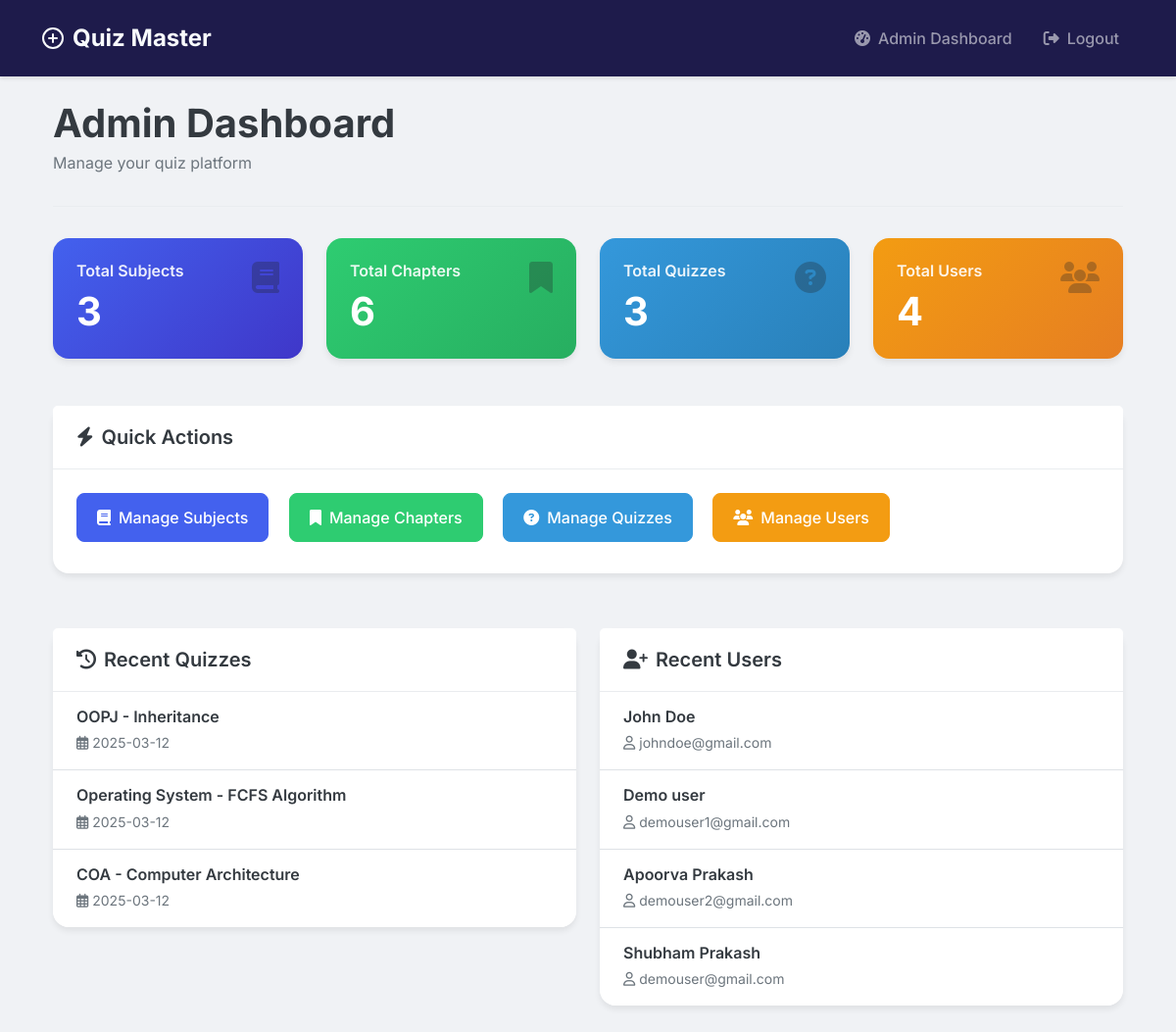
The app's page /admin/dashboard (signed in), older data.
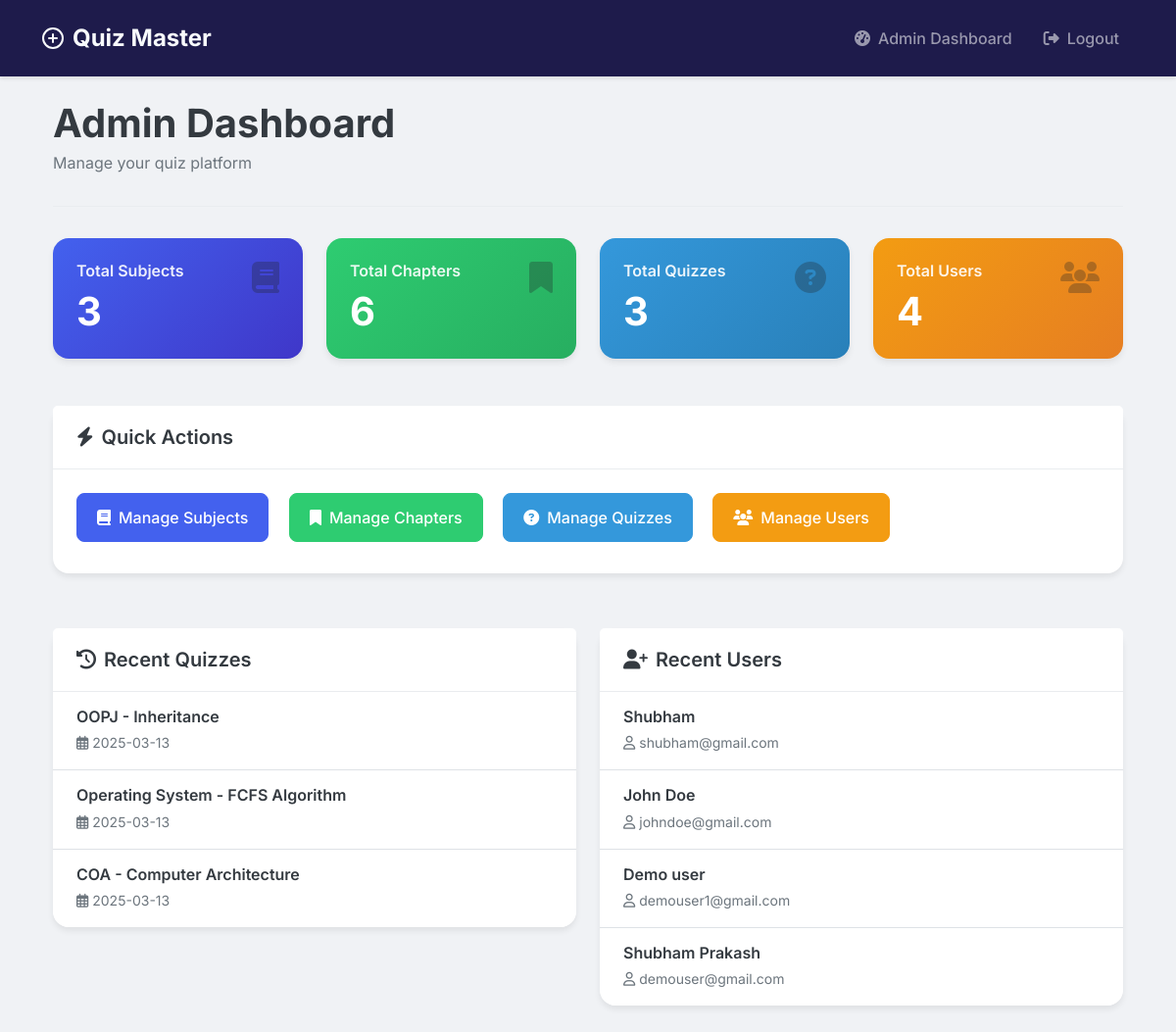
The same page, newer data.
### models/models.py (models this page shows)
class Quiz(db.Model):
    id = db.Column(db.Integer, primary_key=True)
    chapter_id = db.Column(db.Integer, db.ForeignKey('chapter.id'), nullable=False)
    date_of_quiz = db.Column(db.Date, nullable=False)
    time_duration = db.Column(db.Interval, nullable=False)
    remarks = db.Column(db.Text)
    questions = db.relationship('Question', backref='quiz', cascade='all, delete-orphan', lazy=True)
    scores = db.relationship('Score', backref='quiz', cascade='all, delete-orphan', lazy=True)

class Subject(db.Model):
    id = db.Column(db.Integer, primary_key=True)
    name = db.Column(db.String(100), nullable=False)
    description = db.Column(db.Text)
    chapters = db.relationship('Chapter', backref='subject', cascade='all, delete-orphan', lazy=True)

class Chapter(db.Model):
    id = db.Column(db.Integer, primary_key=True)
    name = db.Column(db.String(100), nullable=False)
    description = db.Column(db.Text)
    subject_id = db.Column(db.Integer, db.ForeignKey('subject.id'), nullable=False)
    quizzes = db.relationship('Quiz', backref='chapter', cascade='all, delete-orphan', lazy=True)

class User(UserMixin, db.Model):
    id = db.Column(db.Integer, primary_key=True)
    username = db.Column(db.String(120), unique=True, nullable=False)
    password = db.Column(db.String(200), nullable=False)
    full_name = db.Column(db.String(100), nullable=False)
    qualification = db.Column(db.String(100))
    dob = db.Column(db.Date)
    is_admin = db.Column(db.Boolean, default=False)
    quiz_scores = db.relationship('Score', backref='user', lazy=True)

### controllers/admin.py (the view)
@admin.route('/admin/dashboard')
@login_required
@admin_required
def dashboard():
    subjects_count = Subject.query.count()
    chapters_count = Chapter.query.count()
    quizzes_count = Quiz.query.count()
    users_count = User.query.filter_by(is_admin=False).count()
    recent_quizzes = Quiz.query.order_by(Quiz.date_of_quiz.desc()).limit(5).all()
    recent_users = User.query.filter_by(is_admin=False).order_by(User.id.desc()).limit(5).all()
    return render_template('admin/dashboard.html',
                         subjects_count=subjects_count,
                         chapters_count=chapters_count,
                         quizzes_count=quizzes_count,
                         users_count=users_count,
                         recent_quizzes=recent_quizzes,
                         recent_users=recent_users)

### app.py (called while the page is built)
@login_manager.user_loader
def load_user(user_id):
    return User.query.get(int(user_id))

### controllers/admin.py (called while the page is built)
def admin_required(f):
    @wraps(f)
    def decorated_function(*args, **kwargs):
        if not current_user.is_authenticated or not current_user.is_admin:
            flash('Access denied.', 'danger')
            return redirect(url_for('auth.login'))
        return f(*args, **kwargs)
    return decorated_function

### templates/admin/dashboard.html (shortened to what the changed rows need)
{% extends "base.html" %}
{% block content %}
<div class="container fade-in">
    <div class="dashboard-header">
        <div>
            <h1>Admin Dashboard</h1>
        </div>
    </div>
    <div class="row mb-4">
        <div class="col-md-3 col-sm-6 mb-4">
            <div class="card stats-card primary">
                <div class="card-body">
                    <h2 class="card-text">{{ subjects_count }}</h2>
                </div>
            </div>
        </div>
        <div class="col-md-3 col-sm-6 mb-4">
            <div class="card stats-card success">
                <div class="card-body">
                    <h2 class="card-text">{{ chapters_count }}</h2>
                </div>
            </div>
        </div>
        <div class="col-md-3 col-sm-6 mb-4">
            <div class="card stats-card info">
                <div class="card-body">
                    <h2 class="card-text">{{ quizzes_count }}</h2>
                </div>
            </div>
        </div>
        <div class="col-md-3 col-sm-6 mb-4">
            <div class="card stats-card warning">
                <div class="card-body">
                    <h2 class="card-text">{{ users_count }}</h2>
                </div>
            </div>
        </div>
    </div>
    <div class="row">
        <div class="col-md-6 mb-4">
            <div class="card action-card">
                <div class="card-body p-0">
                    <div class="list-group custom-list-group">
                        {% for quiz in recent_quizzes %}
                        <div class="list-group-item">
                            <h6 class="mb-1">{{ quiz.chapter.subject.name }} - {{ quiz.chapter.name }}</h6>
                            <small><i class="far fa-calendar-alt me-1"></i>{{ quiz.date_of_quiz.strftime('%Y-%m-%d') }}</small>
                        </div>
                        {% else %}
                        <div class="list-group-item text-center py-4">
                            <p class="text-muted mb-0">No recent quizzes</p>
                        </div>
                        {% endfor %}
                    </div>
                </div>
            </div>
        </div>
        <div class="col-md-6 mb-4">
            <div class="card action-card">
                <div class="card-body p-0">
                    <div class="list-group custom-list-group">
                        {% for user in recent_users %}
                        <div class="list-group-item">
                            <h6 class="mb-1">{{ user.full_name }}</h6>
                            <small><i class="far fa-user me-1"></i>{{ user.username }}</small>
                        </div>
                        {% else %}
                        <div class="list-group-item text-center py-4">
                            <p class="text-muted mb-0">No recent users</p>
                        </div>
                        {% endfor %}
                    </div>
                </div>
            </div>
        </div>
    </div>
</div>
{% endblock %}

Row changes from the older to the newer data that the page shows:
removed User: full_name "Apoorva Prakash", username "demouser2@gmail.com"
changed Quiz "OOPJ": date_of_quiz "2025-03-12" → "2025-03-13"
changed Quiz "Operating System": date_of_quiz "2025-03-12" → "2025-03-13"
changed Quiz "COA": date_of_quiz "2025-03-12" → "2025-03-13"
added User: full_name "Shubham", username "shubham@gmail.com"
